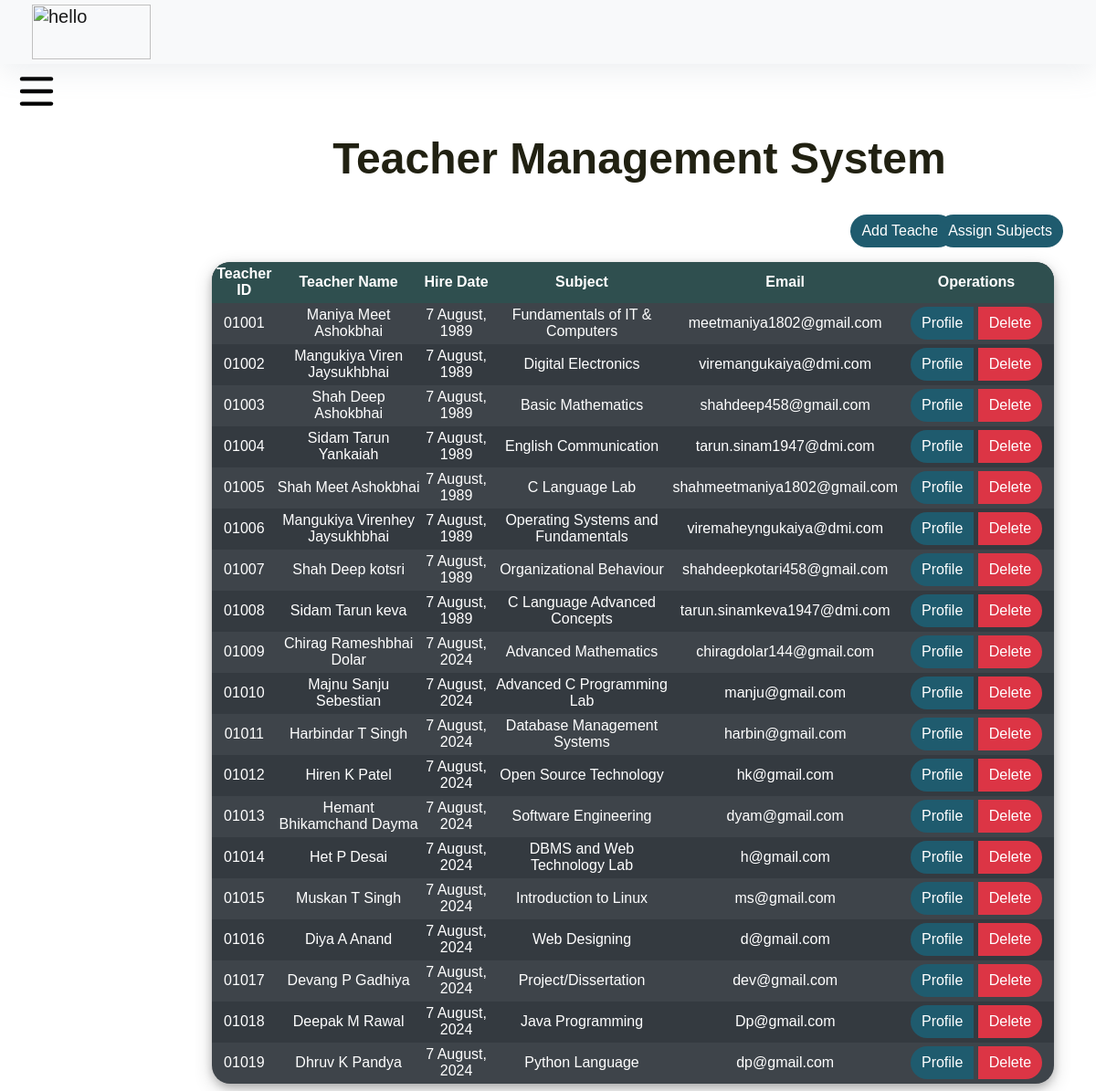
Page /dept_admin/Teacher.php (signed in) on the committed database.
### tables this page shows
CREATE TABLE IF NOT EXISTS `teacher_info` (
  `id` int NOT NULL AUTO_INCREMENT,
  `teacher_code` varchar(10) NOT NULL,
  `user_id` varchar(45) NOT NULL,
  `password` varchar(45) NOT NULL,
  `first_name` varchar(30) DEFAULT NULL,
  `middle_name` varchar(30) DEFAULT NULL,
  `last_name` varchar(30) DEFAULT NULL,
  `email` varchar(30) NOT NULL,
  `phone_no` varchar(11) DEFAULT NULL,
  `dept_id` varchar(10) NOT NULL,
  `profile_image` varchar(100) DEFAULT NULL,
  `teacher_status` varchar(10) DEFAULT NULL,
  `aadhar_no` varchar(15) DEFAULT NULL,
  `dob` varchar(15) DEFAULT NULL,
  `other_phone` int DEFAULT NULL,
  `gender` varchar(10) DEFAULT NULL,
  `permanent_address` varchar(100) DEFAULT NULL,
  `current_address` varchar(100) DEFAULT NULL,
  `place_of_birth` varchar(50) DEFAULT NULL,
  `hire_date` varchar(100) DEFAULT NULL,
  `teaching_subject` varchar(255) DEFAULT NULL,
  `teaching_level` varchar(255) DEFAULT NULL,
  `education_level` varchar(255) DEFAULT NULL,
  `certification` varchar(255) DEFAULT NULL,
  `experience` int DEFAULT NULL,
  `contract_start_date` date DEFAULT NULL,
  `contract_end_date` date DEFAULT NULL,
  `salary` decimal(10,2) DEFAULT NULL,
  `emergency_contact_name` varchar(100) DEFAULT NULL,
  `emergency_contact_phone` varchar(20) DEFAULT NULL,
  `emergency_contact_relationship` varchar(100) DEFAULT NULL,
  `teaching_schedule` varchar(255) DEFAULT NULL,
  `classroom_resources` varchar(255) DEFAULT NULL,
  `notes` varchar(255) DEFAULT NULL,
  PRIMARY KEY (`id`)
);

CREATE TABLE IF NOT EXISTS `subjects` (
  `subjects_code` varchar(100) NOT NULL,
  `subjects_name` varchar(255) NOT NULL,
  `dept_id` int NOT NULL,
  `course_code` varchar(255) NOT NULL,
  `semester` int NOT NULL,
  `credits` int NOT NULL,
  `type` varchar(25) NOT NULL,
  UNIQUE KEY `subjects_code` (`subjects_code`)
);

### dept_admin/teacher.php (the view, shortened to what this page needs)
<?php include('../common/header.php') ?>
<?php
require_once "../connection/connection.php";
if (!isset($_SESSION["Logininfo"])) {
	echo '<script type="text/javascript">window.location.href = "index.php";</script>';
} else {
	$userid = $_SESSION['Logininfo']['user_id'];
	$password = $_SESSION['Logininfo']['password'];
	$query = "SELECT * FROM admin_info
		WHERE user_id = '$userid'
		AND password = '$password'";
	$result = mysqli_query($con, $query);
	$row = mysqli_fetch_array($result);
	$admin_dept_id = $row["dept_id"];
}
?>
<!doctype html>
<html lang="en">
<head>
	<link rel="stylesheet" type="text/css" href="../bootstrap/css/bootstrap.min.css">
	<link rel="stylesheet" type="text/css" href="../css/footer.css">
	<link rel="stylesheet" type="text/css" href="../css/header.css">
	<link rel="stylesheet" type="text/css" href="../css/style.css">
	<link rel="stylesheet" href="https://stackpath.bootstrapcdn.com/font-awesome/4.7.0/css/font-awesome.min.css">
</head>
<body>
	<main role="main" class="col-xl-10 col-lg-12 col-md-12 ml-sm-auto px-md-4 mb-2 w-100">
		<div class="sub-main">
			<div class="p-0 mt-4 rounded text-center">
				<h1>Teacher Management System</h1>
			</div>
			<div class="row w-100">
			</div>
			<div class="row w-100">
				<div class="col-md-12 ml-2">
					<section class="mt-3">
						<div class="row">
							<div class="col-md-3 offset-9 pt-5 mb-2">
								<button type="button" class="btn btn-primary ml-5" data-toggle="modal"
									data-target=".bd-example-modal-lg">Add Teacher</button>
								<button type="button" class="btn btn-primary" data-toggle="modal"
									data-target=".bd-example-modal-lg1">Assign Subjects</button>
							</div>
						</div>
						<div class="table-responsive-md">
							<table id="teacher-table"
								   class="w-100 table-dark container table-striped table-hover table-elements table-one-tr">
								<thead class="thead-dark">
									<tr class="table-tr-head table-three text-white">
										<th style="border-radius: 20px 0 0 0;">Teacher ID</th>
										<th>Teacher Name</th>
										<th>Hire Date</th>
										<th>Subject</th>
										<th>Email</th>
										<th style="border-radius: 0 20px 0 0;">Operations</th>
									</tr>
								</thead>
								<?php
								$query = "SELECT * FROM teacher_info AS t
								LEFT JOIN subjects AS s ON t.teaching_subject = s.subjects_code
								WHERE t.dept_id = '$admin_dept_id'";
								$run = mysqli_query($con, $query);
								while ($row = mysqli_fetch_array($run)) {
									echo "<tr>";
									echo "<td>" . $row["teacher_code"] . "</td>";
									echo "<td>" . $row["first_name"] . " " . $row["middle_name"] . " " . $row["last_name"] . "</td>";
									echo "<td>" . date("j F, Y", strtotime($row["hire_date"])) . "</td>";
									echo "<td>" . $row["subjects_name"] . "</td>";
									echo "<td>" . $row["email"] . "</td>";
									echo "<td width='170'><a class='btn btn-primary' href=display-teacher.php?profile=" . $row['teacher_code'] . ">Profile</a> <a class='btn btn-danger' href=delete-function.php?teacher_code=" . $row['teacher_code'] . ">Delete</a></td>";
									echo "</tr>";
								}
								?>
							</table>
						</div>
					</section>
				</div>
			</div>
		</div>
	</main>
</body>
</html>

### Css/header.css (style rules this page uses)
body { font-family: "Poppins", sans-serif; font-size: 16px; line-height: 24px; font-weight: 400; color: #212112; background-position: center; background-repeat: repeat; background-size: 7%; background-color: #fff; overflow-x: hidden; transition: all 200ms linear; }
body, header { margin: 0; padding: 0; border: 0; margin-top: 60px; font-size: 100%; font: inherit; vertical-align: baseline; }
*, *:before, *:after { -moz-box-sizing: border-box; -webkit-box-sizing: border-box; box-sizing: border-box; }
@media screen and (max-width: 1680px) { body, input, select, textarea { font-size: 13pt; } }
@media screen and (max-width: 1280px) { body, input, select, textarea { font-size: 12pt; } }
h1 { font-size: 48px; line-height: 1.2; font-weight: 700; color: #212112; text-align: center; }

### Css/style.css (style rules this page uses)
main.col-xl-10.col-lg-12.col-md-12.ml-sm-auto.px-md-4.mb-2.w-100 { padding-top: 1; }

### dept_admin/teacher.php (style rules this page uses)
button.btn.btn-primary { position: absolute; left: 40%; top: 10%; border-radius: 20px; }
button.btn.btn-primary.ml-5 { position: absolute; left: -20%; top: 10%; border-radius: 20px; }
table { border-radius: 30px; text-align: center; }
a.btn.btn-primary { border-radius: 20px 0 0 20px; }
a.btn.btn-danger { border-radius: 0 20px 20px 0; }
td { height: 45px; text-align: center; }
thead tr th { height: 45px; background-color: darkslategrey; color: white; text-align: center; }
.btn { border: 0; }
.btn-primary { border: 0; background-color: #1f5b6e; }
table { border-radius: 20px; box-shadow: 0 4px 8px 0 rgba(0, 0, 0, 0.2), 0 6px 20px 0 rgba(0, 0, 0, 0.19); }

### Common/admin-sidebar.php (style rules this page uses)
button { background: transparent; border: 0; padding: 0; cursor: pointer; text-align: left; }

### rows in the picture
teacher_info: teacher_code "01001", first_name "Maniya", middle_name "Meet", last_name "Ashokbhai", hire_date "7 August, 1989", subjects.subjects_name "Fundamentals of IT & Computers", email "meetmaniya1802@gmail.com"
teacher_info: teacher_code "01002", first_name "Mangukiya", middle_name "Viren", last_name "Jaysukhbhai", hire_date "7 August, 1989", subjects.subjects_name "Digital Electronics", email "viremangukaiya@dmi.com"
teacher_info: teacher_code "01003", first_name "Shah", middle_name "Deep", last_name "Ashokbhai", hire_date "7 August, 1989", subjects.subjects_name "Basic Mathematics", email "shahdeep458@gmail.com"
teacher_info: teacher_code "01004", first_name "Sidam", middle_name "Tarun", last_name "Yankaiah", hire_date "7 August, 1989", subjects.subjects_name "English Communication", email "tarun.sinam1947@dmi.com"
teacher_info: teacher_code "01005", first_name "Shah", middle_name "Meet", last_name "Ashokbhai", hire_date "7 August, 1989", subjects.subjects_name "C Language Lab", email "shahmeetmaniya1802@gmail.com"
teacher_info: teacher_code "01006", first_name "Mangukiya", middle_name "Virenhey", last_name "Jaysukhbhai", hire_date "7 August, 1989", subjects.subjects_name "Operating Systems and Fundamentals", email "viremaheyngukaiya@dmi.com"
teacher_info: teacher_code "01007", first_name "Shah", middle_name "Deep", last_name "kotsri", hire_date "7 August, 1989", subjects.subjects_name "Organizational Behaviour", email "shahdeepkotari458@gmail.com"
teacher_info: teacher_code "01008", first_name "Sidam", middle_name "Tarun", last_name "keva", hire_date "7 August, 1989", subjects.subjects_name "C Language Advanced Concepts", email "tarun.sinamkeva1947@dmi.com"
teacher_info: teacher_code "01009", first_name "Chirag", middle_name "Rameshbhai", last_name "Dolar", hire_date "7 August, 2024", subjects.subjects_name "Advanced Mathematics", email "chiragdolar144@gmail.com"
teacher_info: teacher_code "01010", first_name "Majnu", middle_name "Sanju", last_name "Sebestian", hire_date "7 August, 2024", subjects.subjects_name "Advanced C Programming Lab", email "manju@gmail.com"
teacher_info: teacher_code "01011", first_name "Harbindar", middle_name "T", last_name "Singh", hire_date "7 August, 2024", subjects.subjects_name "Database Management Systems", email "harbin@gmail.com"
teacher_info: teacher_code "01012", first_name "Hiren", middle_name "K", last_name "Patel", hire_date "7 August, 2024", subjects.subjects_name "Open Source Technology", email "hk@gmail.com"
teacher_info: teacher_code "01013", first_name "Hemant", middle_name "Bhikamchand", last_name "Dayma", hire_date "7 August, 2024", subjects.subjects_name "Software Engineering", email "dyam@gmail.com"
teacher_info: teacher_code "01014", first_name "Het", middle_name "P", last_name "Desai", hire_date "7 August, 2024", subjects.subjects_name "DBMS and Web Technology Lab", email "h@gmail.com"
teacher_info: teacher_code "01015", first_name "Muskan", middle_name "T", last_name "Singh", hire_date "7 August, 2024", subjects.subjects_name "Introduction to Linux", email "ms@gmail.com"
teacher_info: teacher_code "01016", first_name "Diya", middle_name "A", last_name "Anand", hire_date "7 August, 2024", subjects.subjects_name "Web Designing", email "d@gmail.com"
teacher_info: teacher_code "01017", first_name "Devang", middle_name "P", last_name "Gadhiya", hire_date "7 August, 2024", subjects.subjects_name "Project/Dissertation", email "dev@gmail.com"
teacher_info: teacher_code "01018", first_name "Deepak", middle_name "M", last_name "Rawal", hire_date "7 August, 2024", subjects.subjects_name "Java Programming", email "Dp@gmail.com"
teacher_info: teacher_code "01019", first_name "Dhruv", middle_name "K", last_name "Pandya", hire_date "7 August, 2024", subjects.subjects_name "Python Language", email "dp@gmail.com"
